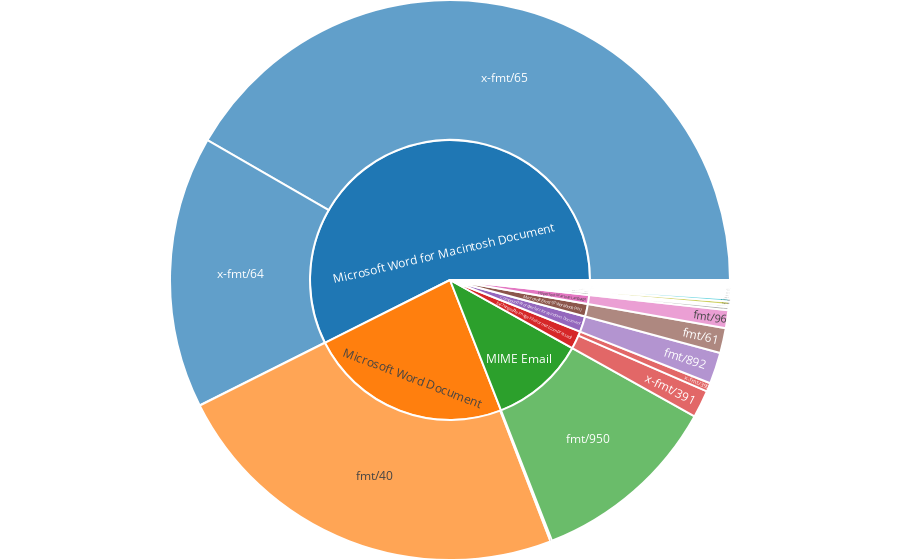

Source (notebook cell):
### Code cell
fc = unique_files['FORMAT_NAME'].value_counts()
fc.values[:] = 0
pc = unique_files['PUID'].value_counts()
c = fc.append(pc)
f = unique_files.drop_duplicates(subset='PUID').set_index('PUID')['FORMAT_NAME']
sun = pd.concat([c, f], axis=1, sort=False)
sun.columns = ['count', 'parent']


trace = go.Sunburst(
    labels=sun.index,
    parents=sun['parent'],
    values=sun['count'],
    #branchvalues='total',
    outsidetextfont = {"size": 20, "color": "#377eb8"},
    marker = {"line": {"width": 2}},
)
layout = go.Layout(
    margin = go.layout.Margin(t=0, l=0, r=0, b=0, )
)
iplot(go.Figure([trace], layout), filename='format_spread')

### Figure 1 — Plotly figure (JSON) as saved in the notebook; plotly's stock layout.template omitted (floating-point values rounded to 4 significant figures)
{"data": [{"labels": ["Microsoft Word for Macintosh Document", "Microsoft Word Document", "MIME Email", "Exchangeable Image File Format (Compressed)", "Compound WordPerfect for Windows Document", "Microsoft Excel 97 Workbook (xls)", "Hypertext Markup Language", "JPEG File Interchange Format", "Microsoft Word for Windows Document", "Wordperfect Secondary File", "Microsoft Word for MS-DOS Document", "Adobe Photoshop", "Microsoft Word for Windows", "Microsoft Powerpoint Presentation", "Acrobat PDF 1.4 - Portable Document Format", "Internet Explorer for Mac cache file", "Intergraph Raster Image", "Rich Text Format", "Fortran", "Windows Bitmap", "WordStar for MS-DOS Document", "Acrobat PDF 1.3 - Portable Document Format", "OLE2 Compound Document Format", "Microsoft Word Document Template (Password Protected)", "Microsoft Word Document Template", "Encapsulated PostScript File Format", "Freelance File", "SAP Document", "Raw JPEG Stream", "Dia Graphics Format", "Preferred Executable Format", "Acrobat PDF 1.6 - Portable Document Format", "Statistica Report File", "Microsoft Excel for Windows", "Acrobat PDF 1.5 - Portable Document Format", "Graphics Interchange Format", "Microsoft Publisher", "Acrobat PDF 1.2 - Portable Document Format", "Information or Setup File", "Plain Text File", "OpenDocument Database Format", "Macintosh PICT Image", "Tagged Image File Format", "Micrografx Designer", "WordPerfect for MS-DOS/Windows Document", "Windows New Executable", "Windows Portable Executable", "AppleDouble Resource Fork", "Adobe Illustrator", "Ventura Publisher", "Comma Separated Values", "Microsoft Word (Generic)", "Generic Library File", "PCX", "x-fmt/65", "fmt/40", "x-fmt/64", "fmt/950", "fmt/892", "x-fmt/391", "fmt/61", "fmt/96", "x-fmt/390", "fmt/38", "x-fmt/43", "fmt/43", "fmt/44", "x-fmt/275", "x-fmt/92", "fmt/39", "fmt/412", "fmt/126", "fmt/18", "fmt/500", "x-fmt/229", "fmt/879", "fmt/116", "fmt/17", "fmt/50", "fmt/111", "fmt/755", "x-fmt/45", "x-fmt/236", "x-fmt/354", "x-fmt/89", "fmt/124", "x-fmt/205", "x-fmt/1", "fmt/214", "fmt/45", "fmt/19", "fmt/1070", "x-fmt/381", "fmt/210", "fmt/4", "fmt/41", "fmt/20", "x-fmt/257", "fmt/212", "fmt/42", "fmt/90", "fmt/503", "fmt/341", "x-fmt/44", "fmt/899", "x-fmt/20", "x-fmt/410", "fmt/353", "fmt/444", "x-fmt/18", "x-fmt/156", "x-fmt/425", "fmt/609", "fmt/37", "x-fmt/151", "x-fmt/111", "fmt/16", null], "marker": {"line": {"width": 2}}, "outsidetextfont": {"color": "#377eb8", "size": 20}, "parents": [null, null, null, null, null, null, null, null, null, null, null, null, null, null, null, null, null, null, null, null, null, null, null, null, null, null, null, null, null, null, null, null, null, null, null, null, null, null, null, null, null, null, null, null, null, null, null, null, null, null, null, null, null, null, "Microsoft Word for Macintosh Document", "Microsoft Word Document", "Microsoft Word for Macintosh Document", "MIME Email", "Compound WordPerfect for Windows Document", "Exchangeable Image File Format (Compressed)", "Microsoft Excel 97 Workbook (xls)", "Hypertext Markup Language", "Exchangeable Image File Format (Compressed)", "Microsoft Word for Windows Document", "Wordperfect Secondary File", "JPEG File Interchange Format", "JPEG File Interchange Format", "Microsoft Word for MS-DOS Document", "Adobe Photoshop", "Microsoft Word Document", "Microsoft Word for Windows", "Microsoft Powerpoint Presentation", "Acrobat PDF 1.4 - Portable Document Format", "Internet Explorer for Mac cache file", "Intergraph Raster Image", "Fortran", "Windows Bitmap", "Acrobat PDF 1.3 - Portable Document Format", "Rich Text Format", "OLE2 Compound Document Format", "Microsoft Word Document Template (Password Protected)", "Microsoft Word Document Template", "WordStar for MS-DOS Document", "SAP Document", "Freelance File", "Encapsulated PostScript File Format", "WordStar for MS-DOS Document", "Microsoft Word for Macintosh Document", "Microsoft Excel for Windows", "Rich Text Format", "Acrobat PDF 1.5 - Portable Document Format", "Preferred Executable Format", "Dia Graphics Format", "Statistica Report File", "Graphics Interchange Format", "Raw JPEG Stream", "Acrobat PDF 1.6 - Portable Document Format", "Microsoft Publisher", "Information or Setup File", "JPEG File Interchange Format", "PCX", "AppleDouble Resource Fork", "Macintosh PICT Image", "WordPerfect for MS-DOS/Windows Document", "Windows Portable Executable", "Adobe Illustrator", "Windows New Executable", "Tagged Image File Format", "OpenDocument Database Format", "Comma Separated Values", "Ventura Publisher", "Generic Library File", "Microsoft Word (Generic)", "Microsoft Word for Windows Document", "Micrografx Designer", "Plain Text File", "Acrobat PDF 1.2 - Portable Document Format", null], "type": "sunburst", "uid": "85b2823b-1ffb-490e-bdaa-b3955e29d426", "values": [0, 0, 0, 0, 0, 0, 0, 0, 0, 0, 0, 0, 0, 0, 0, 0, 0, 0, 0, 0, 0, 0, 0, 0, 0, 0, 0, 0, 0, 0, 0, 0, 0, 0, 0, 0, 0, 0, 0, 0, 0, 0, 0, 0, 0, 0, 0, 0, 0, 0, 0, 0, 0, 0, 9380, 5276, 3539, 2468, 407, 358, 326, 233, 112, 44, 39, 37, 29, 23, 22, 21, 20, 19, 19, 18, 12, 9, 8, 7, 7, 6, 5, 5, 5, 4, 4, 4, 3, 2, 2, 2, 2, 2, 2, 2, 2, 2, 2, 1, 1, 1, 1, 1, 1, 1, 1, 1, 1, 1, 1, 1, 1, 1, 1, 1, 1, 1, 1, null]}], "layout": {"margin": {"b": 0, "l": 0, "r": 0, "t": 0}}}
